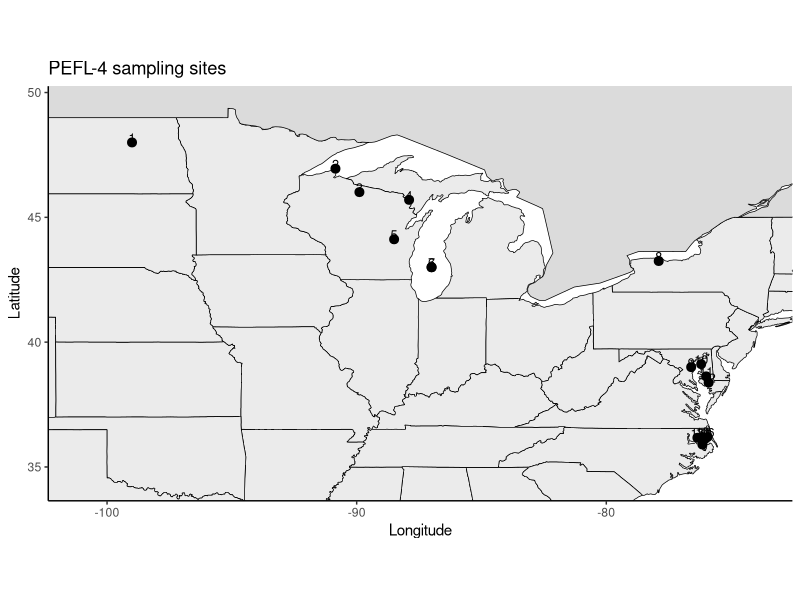
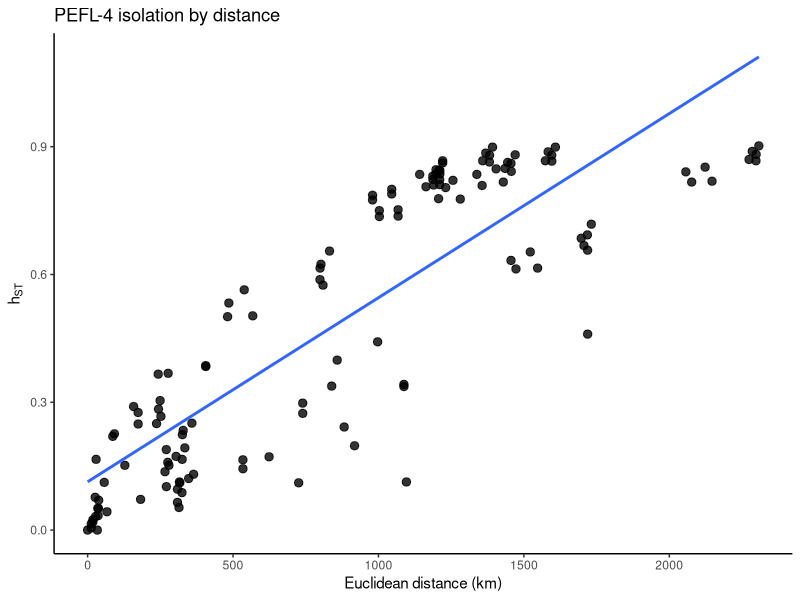
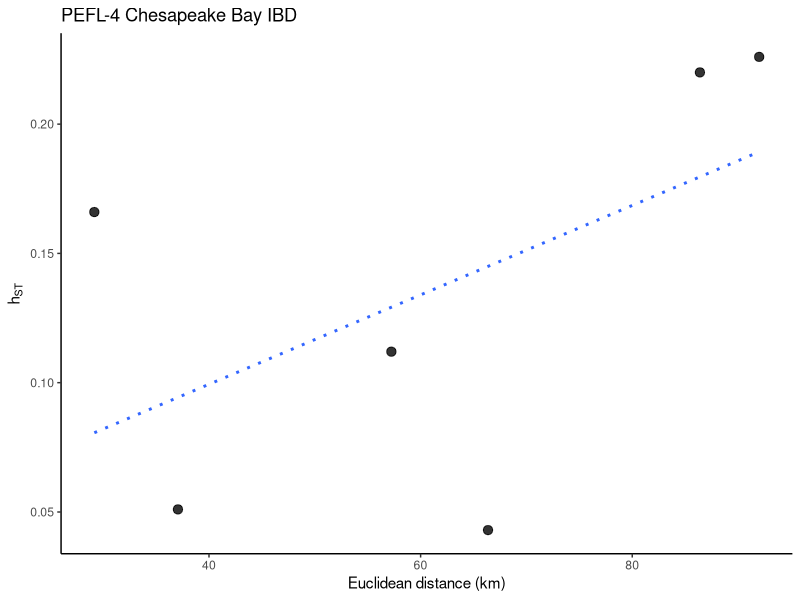
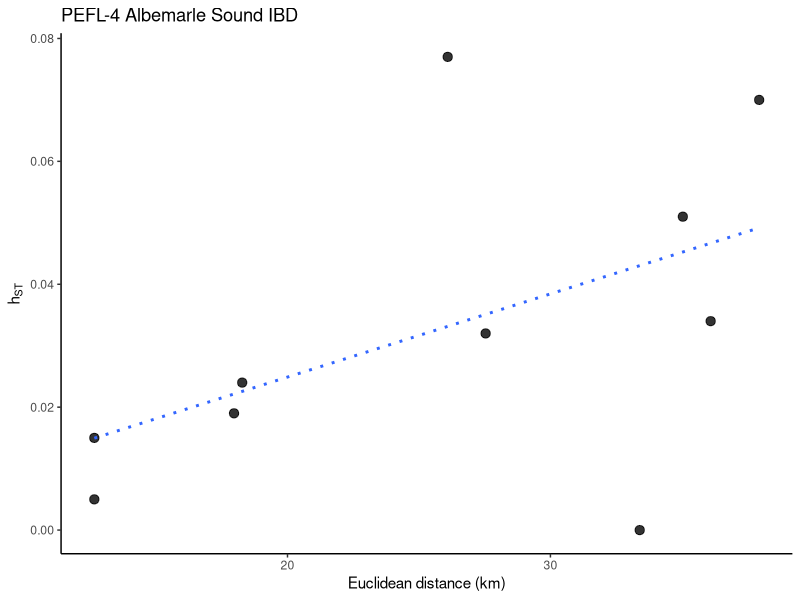

Generate these figures, in order, with R: (Note: this script raises an error after producing the figures.)
# -----------------------------
# PEFL-4: yellow perch
# Perca flavescens
# -----------------------------

library(dplyr)
library(ggplot2)
library(geosphere)
library(maps)

# -----------------------------
# 0) paths
# -----------------------------
base_dir <- "/Users/johnmccall/Library/CloudStorage/OneDrive-TheOhioStateUniversity/Spring_2026/Landgen_DGS/DGS-Patterns-of-Fish-Diversity/DGS-Patterns-of-Fish-Diversity/Objective 2/Data/PEFL-4"
data_dir <- file.path(base_dir, "data")
dir.create(data_dir, recursive = TRUE, showWarnings = FALSE)

# -----------------------------
# 1) site coordinates
# from Table 1 / Figure 1
# final coords df only has: site, lat, lon
# -----------------------------
PEFL_4_coords <- data.frame(
  site = as.character(1:17),
  lat = c(
    48.0,   # 1 Devils Lake, ND (approx from Fig. 1A)
    46.95,  # 2 Bad River, WI
    46.01,  # 3 Lac du Flambeau, WI
    45.70,  # 4 Little Tail Point, WI
    44.12,  # 5 Lake Winnebago, WI
    43.00,  # 6 Lake Michigan 1998
    43.00,  # 7 Lake Michigan 2002
    43.25,  # 8 Lake Ontario
    39.00,  # 9 Severn River, MD
    39.12,  # 10 Bush River, MD
    38.63,  # 11 Choptank River, MD
    38.38,  # 12 Nanticoke River, MD
    36.17,  # 13 Perquimans River, NC
    36.20,  # 14 Little River, NC
    36.12,  # 15 Pasquotank River, NC
    36.20,  # 16 North River, NC
    35.90   # 17 Scuppernong River, NC
  ),
  lon = c(
    -99.0,   # Devils Lake
    -90.85,  # Bad River
    -89.89,  # Lac du Flambeau
    -87.90,  # Little Tail Point / Green Bay
    -88.50,  # Lake Winnebago
    -87.00,  # Lake Michigan
    -87.00,  # Lake Michigan
    -77.90,  # Lake Ontario west basin sample shown in Fig. 1
    -76.60,  # Severn River
    -76.20,  # Bush River
    -76.00,  # Choptank River
    -75.90,  # Nanticoke River
    -76.35,  # Perquimans River
    -76.15,  # Little River
    -76.05,  # Pasquotank River
    -75.95,  # North River
    -76.15   # Scuppernong River
  ),
  stringsAsFactors = FALSE
)

# -----------------------------
# 2) helper: fill symmetric matrix from lower triangle
# row-wise order:
# row2 has 1 value, row3 has 2 values, etc.
# -----------------------------
fill_sym_from_lower <- function(pops, vals, diag_val = 0) {
  n <- length(pops)
  stopifnot(length(vals) == n * (n - 1) / 2)
  
  mat <- matrix(
    0,
    nrow = n,
    ncol = n,
    dimnames = list(pops, pops)
  )
  
  k <- 1
  for (i in 2:n) {
    for (j in 1:(i - 1)) {
      mat[i, j] <- vals[k]
      mat[j, i] <- vals[k]
      k <- k + 1
    }
  }
  
  diag(mat) <- diag_val
  mat
}

# -----------------------------
# 3) pairwise FST matrix
# Table 3, hST values below diagonal
# row-wise lower triangle
# -----------------------------
fst_vals <- c(
  # row 2
  0.172,
  
  # row 3
  0.111, 0.152,
  
  # row 4
  0.242, 0.137, 0.290,
  
  # row 5
  0.198, 0.131, 0.250, 0.072,
  
  # row 6
  0.342, 0.165, 0.386, 0.096, 0.276,
  
  # row 7
  0.337, 0.144, 0.384, 0.065, 0.249, 0.000,
  
  # row 8
  0.460, 0.113, 0.442, 0.338, 0.399, 0.298, 0.274,
  
  # row 9
  0.841, 0.633, 0.835, 0.810, 0.835, 0.786, 0.775, 0.533,
  
  # row 10
  0.817, 0.613, 0.809, 0.778, 0.806, 0.750, 0.736, 0.501, 0.051,
  
  # row 11
  0.852, 0.653, 0.848, 0.821, 0.845, 0.800, 0.789, 0.564, 0.043, 0.112,
  
  # row 12
  0.819, 0.615, 0.817, 0.777, 0.804, 0.752, 0.737, 0.503, 0.226, 0.220, 0.166,
  
  # row 13
  0.870, 0.685, 0.867, 0.849, 0.867, 0.831, 0.823, 0.615, 0.113, 0.234, 0.159, 0.304,
  
  # row 14
  0.889, 0.668, 0.888, 0.863, 0.885, 0.846, 0.836, 0.588, 0.053, 0.166, 0.102, 0.284, 0.024,
  
  # row 15
  0.867, 0.657, 0.866, 0.842, 0.864, 0.823, 0.811, 0.575, 0.088, 0.193, 0.152, 0.267, 0.032, 0.005,
  
  # row 16
  0.882, 0.693, 0.880, 0.861, 0.880, 0.844, 0.836, 0.624, 0.111, 0.224, 0.189, 0.366, 0.034, 0.019, 0.015,
  
  # row 17
  0.902, 0.718, 0.899, 0.881, 0.899, 0.867, 0.862, 0.655, 0.121, 0.251, 0.173, 0.368, 0.051, 0.000, 0.077, 0.070
)

PEFL_4_fst <- fill_sym_from_lower(
  pops = PEFL_4_coords$site,
  vals = fst_vals,
  diag_val = 0
)

PEFL_4_fst[PEFL_4_fst < 0] <- 0

# -----------------------------
# 4) geographic distance matrix
# straight-line distance in km
# -----------------------------
geo_dist_km <- geosphere::distm(
  as.matrix(PEFL_4_coords[, c("lon", "lat")]),
  fun = geosphere::distHaversine
) / 1000

rownames(geo_dist_km) <- PEFL_4_coords$site
colnames(geo_dist_km) <- PEFL_4_coords$site

# -----------------------------
# 5) all-sites IBD dataframe
# -----------------------------
ibd_df <- data.frame(
  site1   = rownames(PEFL_4_fst)[row(PEFL_4_fst)[upper.tri(PEFL_4_fst)]],
  site2   = colnames(PEFL_4_fst)[col(PEFL_4_fst)[upper.tri(PEFL_4_fst)]],
  fst     = PEFL_4_fst[upper.tri(PEFL_4_fst)],
  dist_km = geo_dist_km[upper.tri(geo_dist_km)]
)

# -----------------------------
# 6) map
# include US + Canada, zoom to point extent
# plot only in RStudio; do not save
# -----------------------------
usa <- map_data("state")
can <- map_data("world", region = "Canada")

xpad <- 2.0
ypad <- 1.5

xlim_map <- c(
  min(PEFL_4_coords$lon) - xpad,
  max(PEFL_4_coords$lon) + xpad
)

ylim_map <- c(
  min(PEFL_4_coords$lat) - ypad,
  max(PEFL_4_coords$lat) + ypad
)

map_plot <- ggplot() +
  geom_polygon(
    data = usa,
    aes(x = long, y = lat, group = group),
    fill = "grey92", color = "black", linewidth = 0.25
  ) +
  geom_polygon(
    data = can,
    aes(x = long, y = lat, group = group),
    fill = "grey86", color = "black", linewidth = 0.25
  ) +
  geom_point(
    data = PEFL_4_coords,
    aes(x = lon, y = lat),
    size = 2.7
  ) +
  geom_text(
    data = PEFL_4_coords,
    aes(x = lon, y = lat, label = site),
    nudge_y = 0.20,
    size = 3.2
  ) +
  coord_fixed(
    xlim = xlim_map,
    ylim = ylim_map
  ) +
  theme_classic() +
  labs(
    x = "Longitude",
    y = "Latitude",
    title = "PEFL-4 sampling sites"
  )

print(map_plot)

# -----------------------------
# 7) all-sites IBD plot
# -----------------------------
ibd_plot <- ggplot(ibd_df, aes(x = dist_km, y = fst)) +
  geom_point(size = 2.5, alpha = 0.8) +
  geom_smooth(method = "lm", se = FALSE) +
  theme_classic() +
  labs(
    x = "Euclidean distance (km)",
    y = expression(h[ST]),
    title = "PEFL-4 isolation by distance"
  )

print(ibd_plot)

# -----------------------------
# 8) Chesapeake-only IBD
# sites 9:12
# -----------------------------
ches_idx <- 9:12

ches_coords <- PEFL_4_coords[ches_idx, ]
ches_fst <- PEFL_4_fst[ches_idx, ches_idx]

ches_geo_dist_km <- geosphere::distm(
  as.matrix(ches_coords[, c("lon", "lat")]),
  fun = geosphere::distHaversine
) / 1000

rownames(ches_geo_dist_km) <- ches_coords$site
colnames(ches_geo_dist_km) <- ches_coords$site

ches_ibd_df <- data.frame(
  site1   = rownames(ches_fst)[row(ches_fst)[upper.tri(ches_fst)]],
  site2   = colnames(ches_fst)[col(ches_fst)[upper.tri(ches_fst)]],
  fst     = ches_fst[upper.tri(ches_fst)],
  dist_km = ches_geo_dist_km[upper.tri(ches_geo_dist_km)]
)

ches_ibd_plot <- ggplot(ches_ibd_df, aes(x = dist_km, y = fst)) +
  geom_point(size = 2.8, alpha = 0.8) +
  geom_smooth(method = "lm", se = FALSE, linetype = "dotted") +
  theme_classic() +
  labs(
    x = "Euclidean distance (km)",
    y = expression(h[ST]),
    title = "PEFL-4 Chesapeake Bay IBD"
  )

print(ches_ibd_plot)

# -----------------------------
# 9) Albemarle-only IBD
# sites 13:17
# -----------------------------
alb_idx <- 13:17

alb_coords <- PEFL_4_coords[alb_idx, ]
alb_fst <- PEFL_4_fst[alb_idx, alb_idx]

alb_geo_dist_km <- geosphere::distm(
  as.matrix(alb_coords[, c("lon", "lat")]),
  fun = geosphere::distHaversine
) / 1000

rownames(alb_geo_dist_km) <- alb_coords$site
colnames(alb_geo_dist_km) <- alb_coords$site

alb_ibd_df <- data.frame(
  site1   = rownames(alb_fst)[row(alb_fst)[upper.tri(alb_fst)]],
  site2   = colnames(alb_fst)[col(alb_fst)[upper.tri(alb_fst)]],
  fst     = alb_fst[upper.tri(alb_fst)],
  dist_km = alb_geo_dist_km[upper.tri(alb_geo_dist_km)]
)

alb_ibd_plot <- ggplot(alb_ibd_df, aes(x = dist_km, y = fst)) +
  geom_point(size = 2.8, alpha = 0.8) +
  geom_smooth(method = "lm", se = FALSE, linetype = "dotted") +
  theme_classic() +
  labs(
    x = "Euclidean distance (km)",
    y = expression(h[ST]),
    title = "PEFL-4 Albemarle Sound IBD"
  )

print(alb_ibd_plot)

# -----------------------------
# 10) quick checks
# -----------------------------
stopifnot(nrow(PEFL_4_coords) == 17)
stopifnot(identical(rownames(PEFL_4_fst), PEFL_4_coords$site))
stopifnot(identical(colnames(PEFL_4_fst), PEFL_4_coords$site))
stopifnot(isTRUE(all.equal(PEFL_4_fst, t(PEFL_4_fst))))
stopifnot(length(fst_vals) == nrow(PEFL_4_coords) * (nrow(PEFL_4_coords) - 1) / 2)

# -----------------------------
# 11) save RData
# -----------------------------
save(
  PEFL_4_fst,
  PEFL_4_coords,
  file = file.path(data_dir, "PEFL-4.RData")
)

# -----------------------------
# 12) export coords csv
# -----------------------------
write.csv(
  PEFL_4_coords,
  file = file.path(data_dir, "PEFL-4_coords.csv"),
  row.names = FALSE
)
